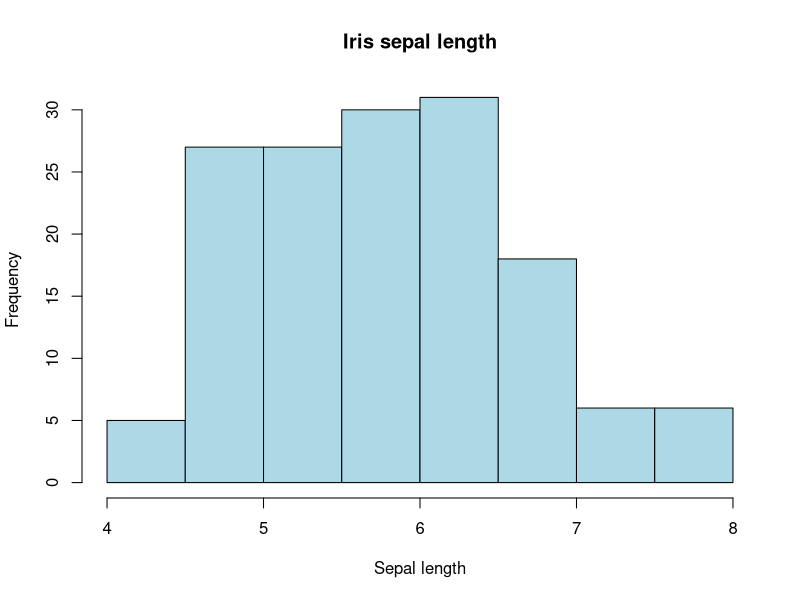
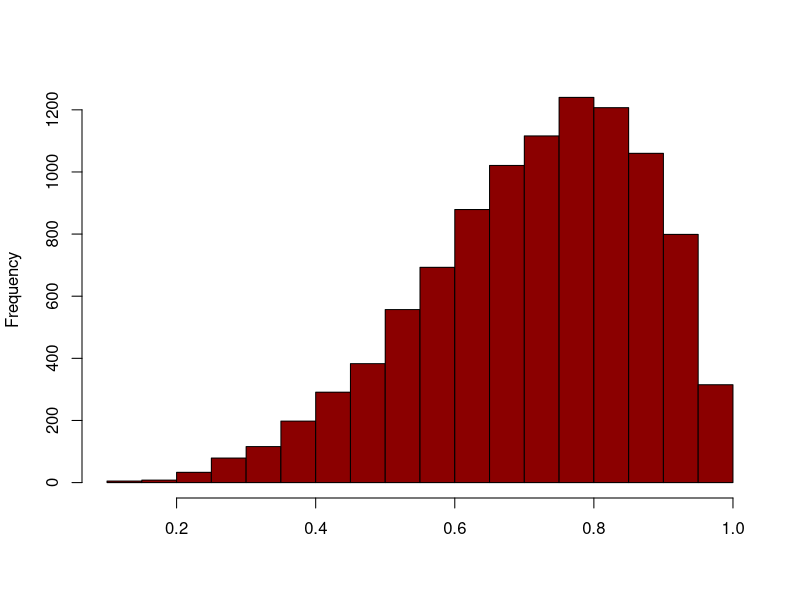
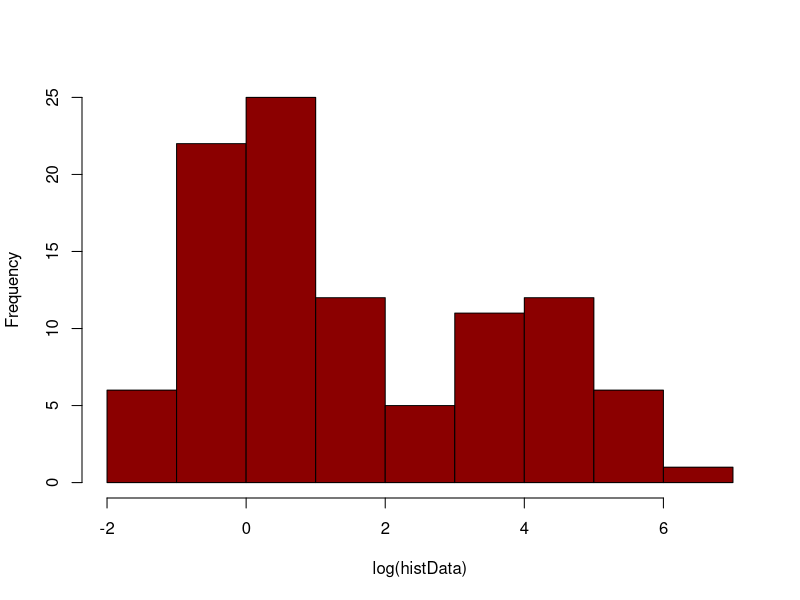
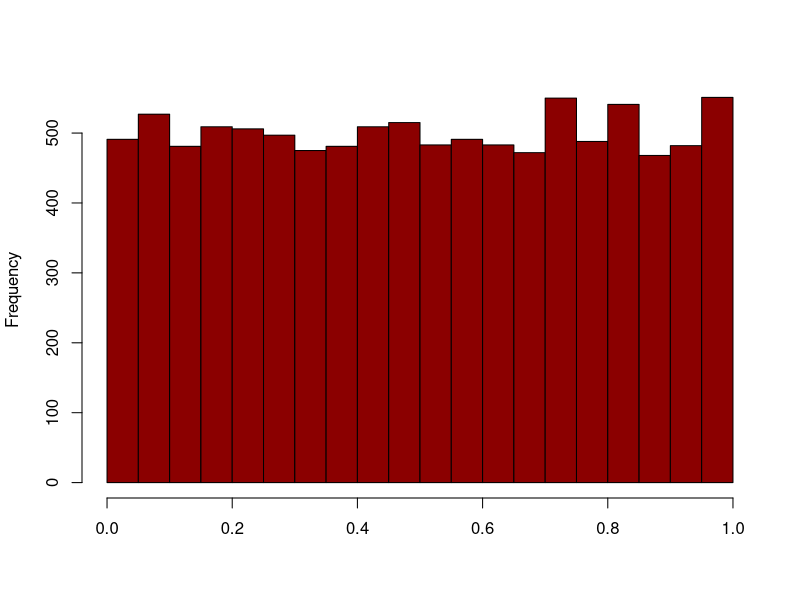
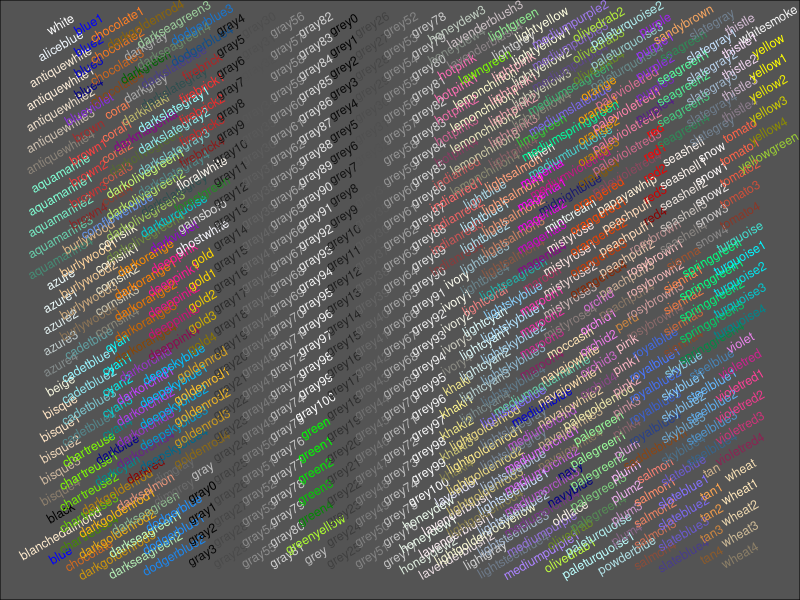

Recreate these plots in R, in order.
## ---- chunk 1
data(iris) # Use the built-in Iris data set

hist(iris$Sepal.Length, col = "lightblue", main = "Iris sepal length",
        xlab = "Sepal length")
## ---- chunk 2
hist(rbeta(10000,5,2), main = "", xlab = "", col = "darkred")
## ---- chunk 3
mu1 <- log(1)
mu2 <- log(50)
sig1 <- log(3)
sig2 <- log(3)
cpct <- 0.4

histDistFunc <- function (n,cpct, mu1, mu2, sig1, sig2) {
  y0 <- rlnorm(n, mean = mu1, sd = sig1)
  y1 <- rlnorm(n, mean = mu2, sd = sig2)

  flag <- rbinom(n,size = 1,prob = cpct)
  y <- y0 * (1 - flag) + y1 * flag 
}

histData <- histDistFunc(n = 100, cpct, mu1, mu2, sig1, sig2)
hist(log(histData), main = "", col = "darkred")
## ---- chunk 4

hist(rbeta(10000, 1, 1), main = "", xlab = "", col = "darkred")
## ---- chunk 5
showCols <- function(cl = colors(), bg = "grey",
                     cex = 0.75, rot = 30) {
    m <- ceiling(sqrt(n <- length(cl)))
    length(cl) <- m * m; cm <- matrix(cl, m)
    require("grid")
    grid.newpage(); vp <- viewport(w = .92, h = .92)
    grid.rect(gp = gpar(fill = bg))
    grid.text(cm, x = col(cm) / m, y = rev(row(cm))/m, rot = rot,
              vp = vp, gp = gpar(cex = cex, col = cm))
  }
showCols(cl = colors(), bg= "gray33", rot = 30, cex = 0.75)
